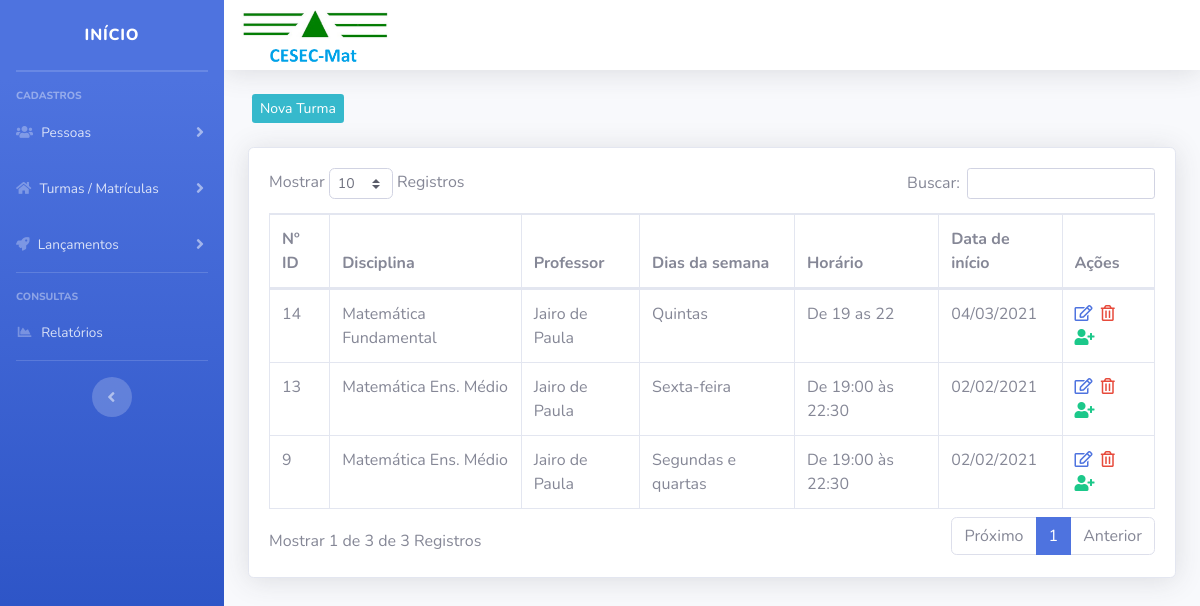
The app's page /cesec/painel/index.php?pag=turmas with its own data.
### tables this page shows
CREATE TABLE `turmas` (
  `id` int(11) NOT NULL,
  `disciplina` int(11) NOT NULL,
  `data_inicio` date DEFAULT NULL,
  `data_final` date DEFAULT NULL,
  `horario` varchar(30) DEFAULT NULL,
  `dia` varchar(30) DEFAULT NULL,
  `ano` int(11) NOT NULL,
  `professor` int(11) NOT NULL,
  `carga_horaria` int(11) NOT NULL
);

CREATE TABLE `disciplinas` (
  `id` int(11) NOT NULL,
  `nome` varchar(50) NOT NULL
);

CREATE TABLE `professores` (
  `id` int(11) NOT NULL,
  `nome` varchar(50) NOT NULL,
  `cpf` varchar(20) NOT NULL,
  `telefone` varchar(20) NOT NULL,
  `email` varchar(50) NOT NULL
);

### cesec/painel/turmas.php (the view, shortened to what this page needs)
<?php
$pag = "turmas";
require_once("../conexao.php");
?>
<div class="row mt-4 mb-4">
    <a type="button" class="btn-info btn-sm ml-3 d-none d-md-block" href="index.php?pag=<?php echo $pag ?>&funcao=novo">Nova Turma</a>
</div>
<div class="card shadow mb-4">
    <div class="card-body">
        <div class="table-responsive">
            <table class="table table-bordered" id="dataTable" width="100%" cellspacing="0">
                <thead>
                    <tr>
                        <th>Nº ID</th>
                        <th>Disciplina</th>
                        <th>Professor</th>
                        <th>Dias da semana</th>
                        <th>Horário</th>
                        <th>Data de início</th>
                        <th>Ações</th>
                    </tr>
                </thead>
                <tbody>
                   <?php
                   $query = $pdo->query("SELECT * FROM turmas order by id desc ");
                   $res = $query->fetchAll(PDO::FETCH_ASSOC);
                   for ($i=0; $i < count($res); $i++) {
                      $id = $res[$i]['id'];
                      $disciplina = $res[$i]['disciplina'];
                      $data_inicio = $res[$i]['data_inicio'];
                      $data_inicio = implode('/', array_reverse(explode('-', $data_inicio)));
                      $horario = $res[$i]['horario'];
                      $dia = $res[$i]['dia'];
                      $professor = $res[$i]['professor'];
                        $query_2 = $pdo->query("SELECT * FROM disciplinas WHERE id = $disciplina ");
                        $res_2 = $query_2->fetchAll(PDO::FETCH_ASSOC);
                        $nome_disc = $res_2[0]['nome'];
                        $query_3 = $pdo->query("SELECT * FROM professores WHERE id = $professor ");
                        $res_3 = $query_3->fetchAll(PDO::FETCH_ASSOC);
                        $nome_prof = $res_3[0]['nome'];
                      ?>
                      <tr>
                        <td><?php echo $id ?></td>
                        <td><?php echo $nome_disc ?></td>
                        <td><?php echo $nome_prof ?></td>
                        <td><?php echo $dia ?></td>
                        <td><?php echo $horario ?></td>
                        <td><?php echo $data_inicio ?></td>
                        <td>
                         <a href="index.php?pag=<?php echo $pag ?>&funcao=editar&id=<?php echo $id ?>" class='text-primary mr-1' title='Editar Dados'><i class='far fa-edit'></i></a>
                         <a href="index.php?pag=<?php echo $pag ?>&funcao=excluir&id=<?php echo $id ?>" class='text-danger mr-1' title='Excluir Registro'><i class='far fa-trash-alt'></i></a>
                         <a href="index.php?pag=<?php echo $pag ?>&funcao=matricula&id=<?php echo $id ?>" class='text-success mr-1' title='Matricular Aluno'><i class='fas fa-user-plus'></i></a>
                     </td>
                 </tr>
             <?php } ?>
         </tbody>
     </table>
 </div>
</div>
</div>

### records on screen
turmas: id "14", disciplinas.nome "Matemática Fundamental", professores.nome "Jairo de Paula", dia "Quintas", horario "De 19 as 22", data_inicio "04/03/2021"
turmas: id "13", disciplinas.nome "Matemática Ens. Médio", professores.nome "Jairo de Paula", dia "Sexta-feira", horario "De 19:00 às 22:30", data_inicio "02/02/2021"
turmas: id "9", disciplinas.nome "Matemática Ens. Médio", professores.nome "Jairo de Paula", dia "Segundas e quartas", horario "De 19:00 às 22:30", data_inicio "02/02/2021"
